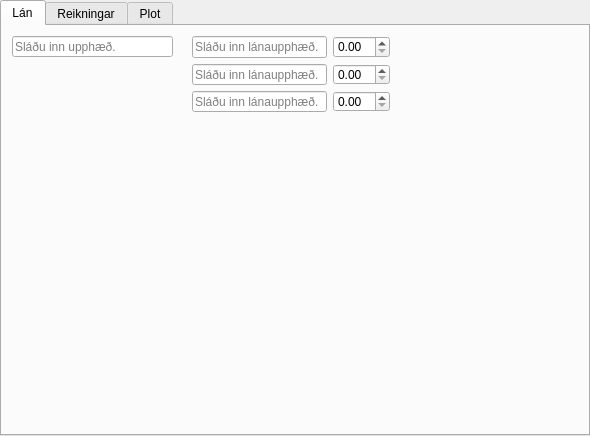
<?xml version="1.0" encoding="UTF-8"?>
<ui version="4.0">
 <class>TabWidget</class>
 <widget class="QTabWidget" name="TabWidget">
  <property name="geometry">
   <rect>
    <x>0</x>
    <y>0</y>
    <width>590</width>
    <height>436</height>
   </rect>
  </property>
  <property name="windowTitle">
   <string>TabWidget</string>
  </property>
  <property name="currentIndex">
   <number>0</number>
  </property>
  <widget class="QWidget" name="tab">
   <attribute name="title">
    <string>Lán</string>
   </attribute>
   <widget class="QWidget" name="layoutWidget">
    <property name="geometry">
     <rect>
      <x>190</x>
      <y>10</y>
      <width>198</width>
      <height>76</height>
     </rect>
    </property>
    <layout class="QGridLayout" name="gridLayout">
     <item row="0" column="0">
      <layout class="QVBoxLayout" name="verticalLayout">
       <item>
        <widget class="QLineEdit" name="lineEdit">
         <property name="inputMask">
          <string/>
         </property>
         <property name="placeholderText">
          <string>Sláðu inn lánaupphæð.</string>
         </property>
        </widget>
       </item>
       <item>
        <widget class="QLineEdit" name="lineEdit_2">
         <property name="placeholderText">
          <string>Sláðu inn lánaupphæð.</string>
         </property>
        </widget>
       </item>
       <item>
        <widget class="QLineEdit" name="lineEdit_3">
         <property name="placeholderText">
          <string>Sláðu inn lánaupphæð.</string>
         </property>
        </widget>
       </item>
      </layout>
     </item>
     <item row="0" column="1">
      <layout class="QVBoxLayout" name="verticalLayout_2">
       <item>
        <widget class="QDoubleSpinBox" name="doubleSpinBox">
         <property name="wrapping">
          <bool>false</bool>
         </property>
         <property name="buttonSymbols">
          <enum>QAbstractSpinBox::UpDownArrows</enum>
         </property>
         <property name="singleStep">
          <double>1.000000000000000</double>
         </property>
        </widget>
       </item>
       <item>
        <widget class="QDoubleSpinBox" name="doubleSpinBox_2"/>
       </item>
       <item>
        <widget class="QDoubleSpinBox" name="doubleSpinBox_3"/>
       </item>
      </layout>
     </item>
    </layout>
   </widget>
   <widget class="QLineEdit" name="lineEdit_4">
    <property name="geometry">
     <rect>
      <x>10</x>
      <y>10</y>
      <width>161</width>
      <height>21</height>
     </rect>
    </property>
    <property name="placeholderText">
     <string>Sláðu inn upphæð.</string>
    </property>
   </widget>
  </widget>
  <widget class="QWidget" name="tab">
   <attribute name="title">
    <string>Reikningar</string>
   </attribute>
   <widget class="QWidget" name="layoutWidget_2">
    <property name="geometry">
     <rect>
      <x>200</x>
      <y>20</y>
      <width>198</width>
      <height>76</height>
     </rect>
    </property>
    <layout class="QGridLayout" name="gridLayout_2">
     <item row="0" column="0">
      <layout class="QVBoxLayout" name="verticalLayout_3">
       <item>
        <widget class="QLineEdit" name="lineEdit_5">
         <property name="inputMask">
          <string/>
         </property>
         <property name="placeholderText">
          <string>Sláðu inn innistæðu.</string>
         </property>
        </widget>
       </item>
       <item>
        <widget class="QLineEdit" name="lineEdit_6">
         <property name="placeholderText">
          <string>Sláðu inn innistæðu.</string>
         </property>
        </widget>
       </item>
       <item>
        <widget class="QLineEdit" name="lineEdit_7">
         <property name="placeholderText">
          <string>Sláðu inn innistæðu.</string>
         </property>
        </widget>
       </item>
      </layout>
     </item>
     <item row="0" column="1">
      <layout class="QVBoxLayout" name="verticalLayout_4">
       <item>
        <widget class="QDoubleSpinBox" name="doubleSpinBox_4">
         <property name="wrapping">
          <bool>false</bool>
         </property>
         <property name="buttonSymbols">
          <enum>QAbstractSpinBox::UpDownArrows</enum>
         </property>
         <property name="singleStep">
          <double>1.000000000000000</double>
         </property>
        </widget>
       </item>
       <item>
        <widget class="QDoubleSpinBox" name="doubleSpinBox_5"/>
       </item>
       <item>
        <widget class="QDoubleSpinBox" name="doubleSpinBox_6"/>
       </item>
      </layout>
     </item>
    </layout>
   </widget>
   <widget class="QLineEdit" name="lineEdit_8">
    <property name="geometry">
     <rect>
      <x>20</x>
      <y>20</y>
      <width>161</width>
      <height>21</height>
     </rect>
    </property>
    <property name="placeholderText">
     <string>Sláðu inn upphæð.</string>
    </property>
   </widget>
  </widget>
  <widget class="QWidget" name="tab_2">
   <attribute name="title">
    <string>Plot</string>
   </attribute>
   <widget class="QGraphicsView" name="graphicsView">
    <property name="geometry">
     <rect>
      <x>30</x>
      <y>60</y>
      <width>521</width>
      <height>321</height>
     </rect>
    </property>
   </widget>
  </widget>
 </widget>
 <resources/>
 <connections/>
</ui>
